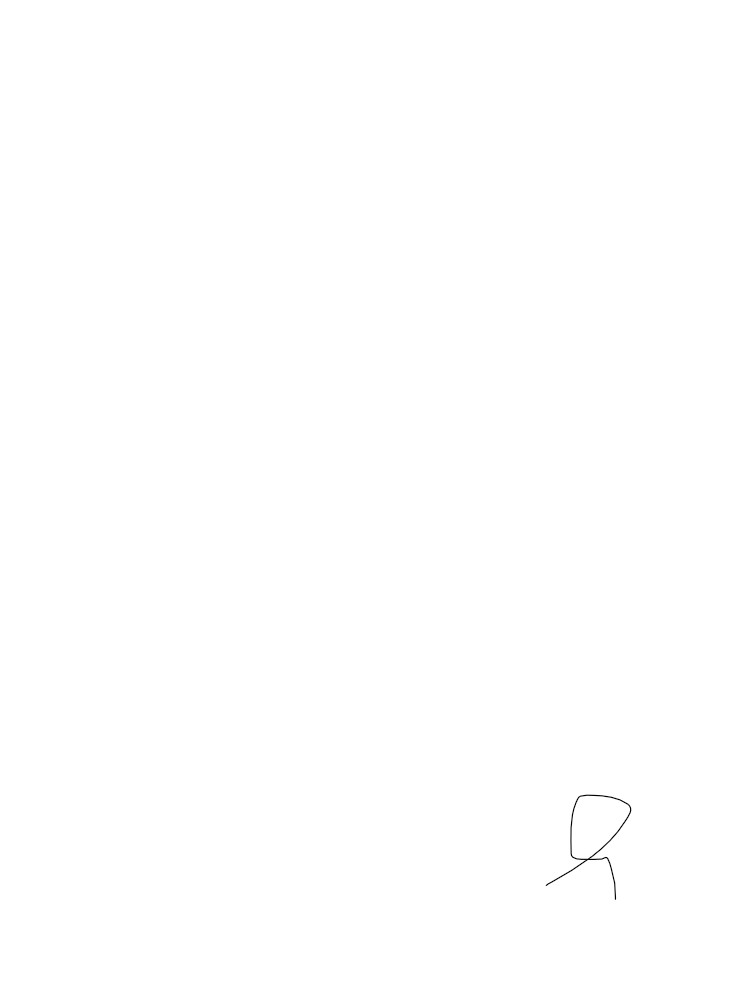
#> input picture input_documents/test_dengan_ttd.jpg, 750 x 1000 px
$ python -i signature_detector.py   (imports and definitions only)
#> lines starting #> are read from the running program, lines starting #| are printed output that depends on the picture; after the words box and inside, x2 and y2 are one past the last pixel; in counts of white or black regions, pixels touching at a corner belong together
# modules/signature_detector.py
import cv2
import numpy as np
import os

def detect_signature(image_path: str) -> bool:
#> called with image_path = '../input_documents/test_dengan_ttd.jpg'
    if not os.path.exists(image_path):
        print(f"[ERROR] Signature check: Gambar tidak ditemukan di {image_path}")
        return False

    try:
        img = cv2.imread(image_path, cv2.IMREAD_COLOR)
#> img is the input picture: shape (1000, 750, 3); min 0, max 255, mean 254.9
        if img is None: return False
        height, _, _ = img.shape
#> height = 1000
        roi_start_y = int(height * 0.60)
#> roi_start_y = 600
        roi = img[roi_start_y:height, :]
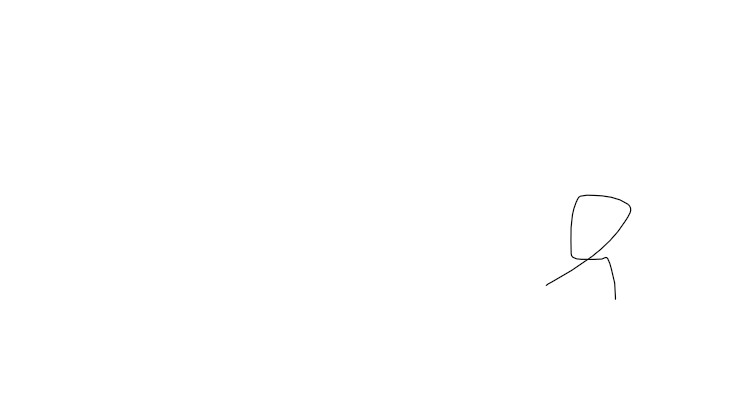
#> roi: shape (400, 750, 3); min 0, max 255, mean 254.7
        gray_roi = cv2.cvtColor(roi, cv2.COLOR_BGR2GRAY)
        blurred_roi = cv2.GaussianBlur(gray_roi, (5, 5), 0)
        binary_roi = cv2.adaptiveThreshold(blurred_roi, 255, cv2.ADAPTIVE_THRESH_GAUSSIAN_C, cv2.THRESH_BINARY_INV, 11, 2)
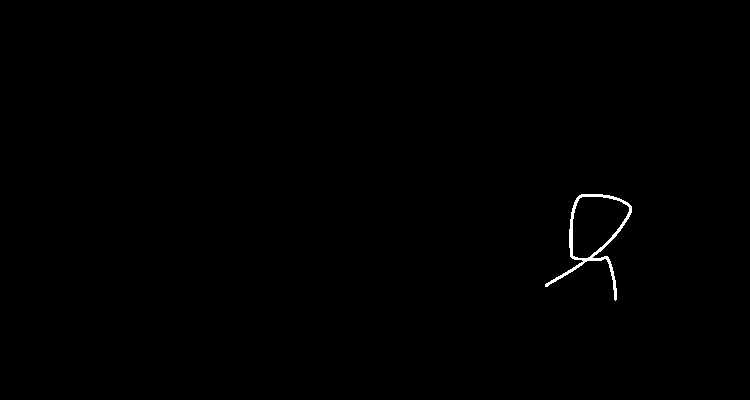
#> binary_roi: shape (400, 750); 0.32% white; 1 white region
        contours, _ = cv2.findContours(binary_roi, cv2.RETR_EXTERNAL, cv2.CHAIN_APPROX_SIMPLE)
#> contours = 1 contour; box (x1, y1, x2, y2) and area: (545, 194, 632, 301) 3179
        signature_like_contours = 0
        for contour in contours:
            area = cv2.contourArea(contour)
            perimeter = cv2.arcLength(contour, True)
            if perimeter == 0: continue
            complexity = (perimeter * perimeter) / area
            if (50 < area < 80000) and (complexity > 25):
                signature_like_contours += 1
#> this loop made 1 pass
#> (area, perimeter, complexity, signature_like_contours) on pass 1: (3179, 438, 60.34, 1)
#> after the loop, signature_like_contours = 1
        return signature_like_contours >= 1
    except Exception as e:
        print(f"[ERROR] Gagal deteksi tanda tangan: {e}")
        return False

>>> result = detect_signature('../input_documents/test_dengan_ttd.jpg')
#> result = True
